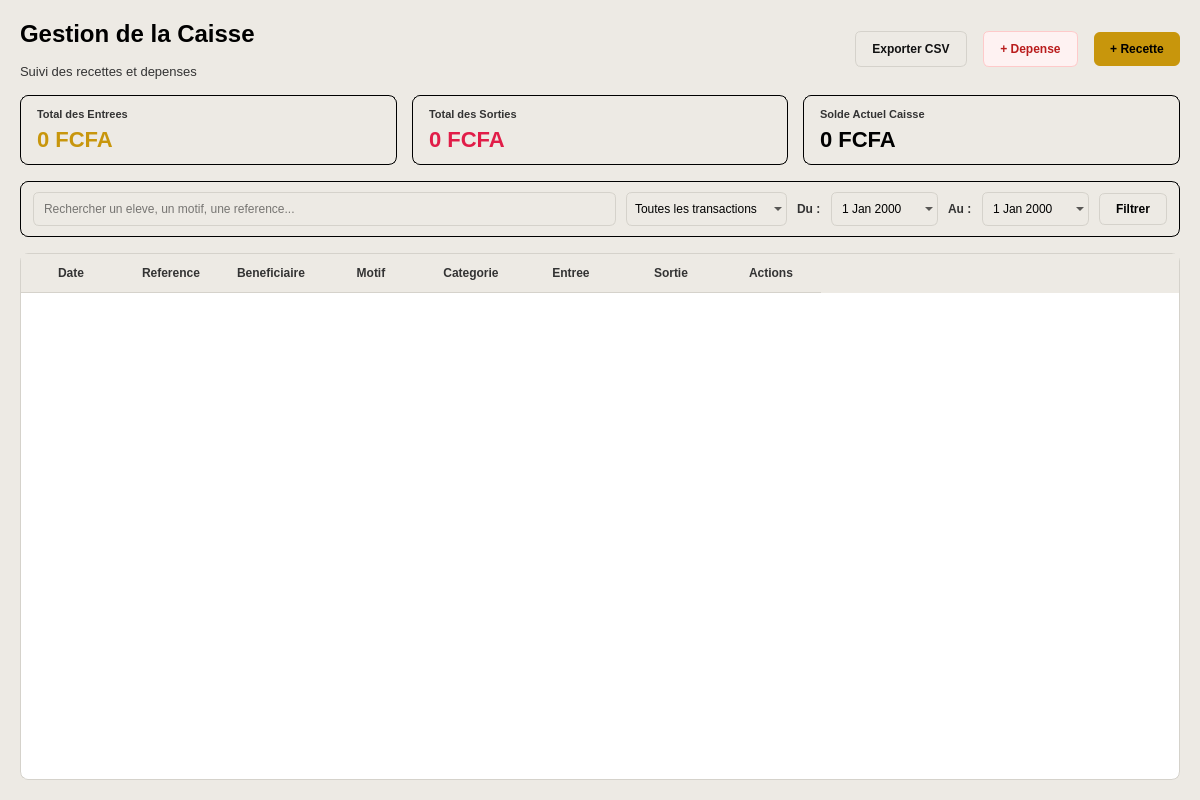
<?xml version="1.0" encoding="UTF-8"?>
<ui version="4.0">
 <class>PageCaisse</class>
 <widget class="QWidget" name="PageCaisse">
  <property name="geometry">
   <rect>
    <x>0</x>
    <y>0</y>
    <width>1200</width>
    <height>800</height>
   </rect>
  </property>
  <property name="windowTitle">
   <string>Gestion de la Caisse</string>
  </property>
  <property name="styleSheet">
   <string>background-color: #EDEAE4; font-family: 'Segoe UI', sans-serif;</string>
  </property>
  <layout class="QVBoxLayout" name="mainLayout">
   <property name="spacing">
    <number>16</number>
   </property>
   <property name="leftMargin">
    <number>20</number>
   </property>
   <property name="topMargin">
    <number>20</number>
   </property>
   <property name="rightMargin">
    <number>20</number>
   </property>
   <property name="bottomMargin">
    <number>20</number>
   </property>
   <item>
    <layout class="QHBoxLayout" name="headerLayout">
     <item>
      <layout class="QVBoxLayout" name="titleLayout">
       <item>
        <widget class="QLabel" name="lbl_page_title">
         <property name="styleSheet">
          <string>color: #000000; font-size: 24px; font-weight: bold;</string>
         </property>
         <property name="text">
          <string>Gestion de la Caisse</string>
         </property>
        </widget>
       </item>
       <item>
        <widget class="QLabel" name="lbl_page_subtitle">
         <property name="styleSheet">
          <string>color: #333333; font-size: 13px;</string>
         </property>
         <property name="text">
          <string>Suivi des recettes et depenses</string>
         </property>
        </widget>
       </item>
      </layout>
     </item>
     <item>
      <spacer name="headerSpacer">
       <property name="orientation">
        <enum>Qt::Horizontal</enum>
       </property>
       <property name="sizeHint" stdset="0">
        <size>
         <width>40</width>
         <height>20</height>
        </size>
       </property>
      </spacer>
     </item>
     <item>
      <widget class="QPushButton" name="btn_export">
       <property name="cursor">
        <cursorShape>PointingHandCursor</cursorShape>
       </property>
       <property name="styleSheet">
        <string>background-color: #EDEAE4; color: #111111; border: 1px solid #D5D2CB; border-radius: 6px; padding: 10px 16px; font-weight: bold;</string>
       </property>
       <property name="text">
        <string>Exporter CSV</string>
       </property>
      </widget>
     </item>
     <item>
      <widget class="QPushButton" name="btn_add_expense">
       <property name="cursor">
        <cursorShape>PointingHandCursor</cursorShape>
       </property>
       <property name="styleSheet">
        <string>background-color: #FEF2F2; color: #B91C1C; border: 1px solid #FECACA; border-radius: 6px; padding: 10px 16px; font-weight: bold;</string>
       </property>
       <property name="text">
        <string>+ Depense</string>
       </property>
      </widget>
     </item>
     <item>
      <widget class="QPushButton" name="btn_add_income">
       <property name="cursor">
        <cursorShape>PointingHandCursor</cursorShape>
       </property>
       <property name="styleSheet">
        <string>background-color: #C8960C; color: #000000; border: none; border-radius: 6px; padding: 10px 16px; font-weight: bold;</string>
       </property>
       <property name="text">
        <string>+ Recette</string>
       </property>
      </widget>
     </item>
    </layout>
   </item>
   <item>
    <layout class="QHBoxLayout" name="kpiLayout">
     <property name="spacing">
      <number>15</number>
     </property>
     <item>
      <widget class="QFrame" name="card_incomes">
       <property name="styleSheet">
        <string>background-color: transparent; color: #000000; border: 1px solid #000000; border-radius: 8px;</string>
       </property>
       <layout class="QVBoxLayout" name="vbox_kpi1">
        <property name="leftMargin">
         <number>16</number>
        </property>
        <property name="topMargin">
         <number>12</number>
        </property>
        <property name="rightMargin">
         <number>16</number>
        </property>
        <property name="bottomMargin">
         <number>12</number>
        </property>
        <item>
         <widget class="QLabel" name="lbl_kpi1_title">
          <property name="styleSheet">
           <string>color: #333333; font-size: 11px; font-weight: bold; border: none;</string>
          </property>
          <property name="text">
           <string>Total des Entrees</string>
          </property>
         </widget>
        </item>
        <item>
         <widget class="QLabel" name="val_total_incomes">
          <property name="styleSheet">
           <string>color: #C8960C; font-size: 22px; font-weight: bold; border: none;</string>
          </property>
          <property name="text">
           <string>0 FCFA</string>
          </property>
         </widget>
        </item>
       </layout>
      </widget>
     </item>
     <item>
      <widget class="QFrame" name="card_expenses">
       <property name="styleSheet">
        <string>background-color: transparent; color: #000000; border: 1px solid #000000; border-radius: 8px;</string>
       </property>
       <layout class="QVBoxLayout" name="vbox_kpi2">
        <property name="leftMargin">
         <number>16</number>
        </property>
        <property name="topMargin">
         <number>12</number>
        </property>
        <property name="rightMargin">
         <number>16</number>
        </property>
        <property name="bottomMargin">
         <number>12</number>
        </property>
        <item>
         <widget class="QLabel" name="lbl_kpi2_title">
          <property name="styleSheet">
           <string>color: #333333; font-size: 11px; font-weight: bold; border: none;</string>
          </property>
          <property name="text">
           <string>Total des Sorties</string>
          </property>
         </widget>
        </item>
        <item>
         <widget class="QLabel" name="val_total_expenses">
          <property name="styleSheet">
           <string>color: #e11d48; font-size: 22px; font-weight: bold; border: none;</string>
          </property>
          <property name="text">
           <string>0 FCFA</string>
          </property>
         </widget>
        </item>
       </layout>
      </widget>
     </item>
     <item>
      <widget class="QFrame" name="card_balance">
       <property name="styleSheet">
        <string>background-color: transparent; color: #000000; border: 1px solid #000000; border-radius: 8px;</string>
       </property>
       <layout class="QVBoxLayout" name="vbox_kpi3">
        <property name="leftMargin">
         <number>16</number>
        </property>
        <property name="topMargin">
         <number>12</number>
        </property>
        <property name="rightMargin">
         <number>16</number>
        </property>
        <property name="bottomMargin">
         <number>12</number>
        </property>
        <item>
         <widget class="QLabel" name="lbl_kpi3_title">
          <property name="styleSheet">
           <string>color: #333333; font-size: 11px; font-weight: bold; border: none;</string>
          </property>
          <property name="text">
           <string>Solde Actuel Caisse</string>
          </property>
         </widget>
        </item>
        <item>
         <widget class="QLabel" name="val_current_balance">
          <property name="styleSheet">
           <string>color: #000000; font-size: 22px; font-weight: bold; border: none;</string>
          </property>
          <property name="text">
           <string>0 FCFA</string>
          </property>
         </widget>
        </item>
       </layout>
      </widget>
     </item>
    </layout>
   </item>
   <item>
    <widget class="QFrame" name="filterFrame">
     <property name="styleSheet">
      <string>background-color: transparent; color: #000000; border: 1px solid #000000; border-radius: 8px;</string>
     </property>
     <layout class="QHBoxLayout" name="filterLayout">
      <property name="leftMargin">
       <number>12</number>
      </property>
      <property name="topMargin">
       <number>10</number>
      </property>
      <property name="rightMargin">
       <number>12</number>
      </property>
      <property name="bottomMargin">
       <number>10</number>
      </property>
      <property name="spacing">
       <number>10</number>
      </property>
      <item>
       <widget class="QLineEdit" name="search_input">
        <property name="styleSheet">
         <string>padding: 8px; border: 1px solid #D5D2CB; border-radius: 6px;</string>
        </property>
        <property name="placeholderText">
         <string>Rechercher un eleve, un motif, une reference...</string>
        </property>
       </widget>
      </item>
      <item>
       <widget class="QComboBox" name="combo_type">
        <property name="styleSheet">
         <string>padding: 8px; border: 1px solid #D5D2CB; border-radius: 6px;</string>
        </property>
        <item>
         <property name="text">
          <string>Toutes les transactions</string>
         </property>
        </item>
        <item>
         <property name="text">
          <string>Recettes uniquement</string>
         </property>
        </item>
        <item>
         <property name="text">
          <string>Depenses uniquement</string>
         </property>
        </item>
       </widget>
      </item>
      <item>
       <widget class="QLabel" name="lbl_date_start">
        <property name="styleSheet">
         <string>color: #333333; font-size: 12px; font-weight: bold; border: none;</string>
        </property>
        <property name="text">
         <string>Du :</string>
        </property>
       </widget>
      </item>
      <item>
       <widget class="QDateEdit" name="date_start">
        <property name="styleSheet">
         <string>padding: 8px; border: 1px solid #D5D2CB; border-radius: 6px;</string>
        </property>
        <property name="calendarPopup">
         <bool>true</bool>
        </property>
       </widget>
      </item>
      <item>
       <widget class="QLabel" name="lbl_date_end">
        <property name="styleSheet">
         <string>color: #333333; font-size: 12px; font-weight: bold; border: none;</string>
        </property>
        <property name="text">
         <string>Au :</string>
        </property>
       </widget>
      </item>
      <item>
       <widget class="QDateEdit" name="date_end">
        <property name="styleSheet">
         <string>padding: 8px; border: 1px solid #D5D2CB; border-radius: 6px;</string>
        </property>
        <property name="calendarPopup">
         <bool>true</bool>
        </property>
       </widget>
      </item>
      <item>
       <widget class="QPushButton" name="btn_apply_filter">
        <property name="styleSheet">
         <string>background-color: #EDEAE4; color: #000000; border: 1px solid #D5D2CB; border-radius: 6px; padding: 8px 16px; font-weight: bold;</string>
        </property>
        <property name="text">
         <string>Filtrer</string>
        </property>
       </widget>
      </item>
     </layout>
    </widget>
   </item>
   <item>
    <widget class="QTableWidget" name="table_transactions">
     <property name="styleSheet">
      <string>
       QTableWidget {
           background-color: #FFFFFF;
           border: 1px solid #D5D2CB;
           border-radius: 8px;
           gridline-color: #EDEAE4;
           font-size: 13px;
       }
       QHeaderView::section {
           background-color: #EDEAE4;
           color: #333333;
           font-weight: bold;
           padding: 10px;
           border: none;
           border-bottom: 1px solid #D5D2CB;
       }
       QTableWidget::item {
           padding: 0px 8px;
           border-bottom: 1px solid #EDEAE4;
       }
      </string>
     </property>
     <property name="editTriggers">
      <set>QAbstractItemView::NoEditTriggers</set>
     </property>
     <property name="alternatingRowColors">
      <bool>true</bool>
     </property>
     <property name="selectionBehavior">
      <enum>QAbstractItemView::SelectRows</enum>
     </property>
     <property name="showGrid">
      <bool>false</bool>
     </property>
     <property name="minimumSize">
      <size>
       <width>0</width>
       <height>300</height>
      </size>
     </property>
     <column>
      <property name="text">
       <string>Date</string>
      </property>
     </column>
     <column>
      <property name="text">
       <string>Reference</string>
      </property>
     </column>
     <column>
      <property name="text">
       <string>Beneficiaire</string>
      </property>
     </column>
     <column>
      <property name="text">
       <string>Motif</string>
      </property>
     </column>
     <column>
      <property name="text">
       <string>Categorie</string>
      </property>
     </column>
     <column>
      <property name="text">
       <string>Entree</string>
      </property>
     </column>
     <column>
      <property name="text">
       <string>Sortie</string>
      </property>
     </column>
     <column>
      <property name="text">
       <string>Actions</string>
      </property>
     </column>
    </widget>
   </item>
  </layout>
 </widget>
 <resources/>
 <connections/>
</ui>
